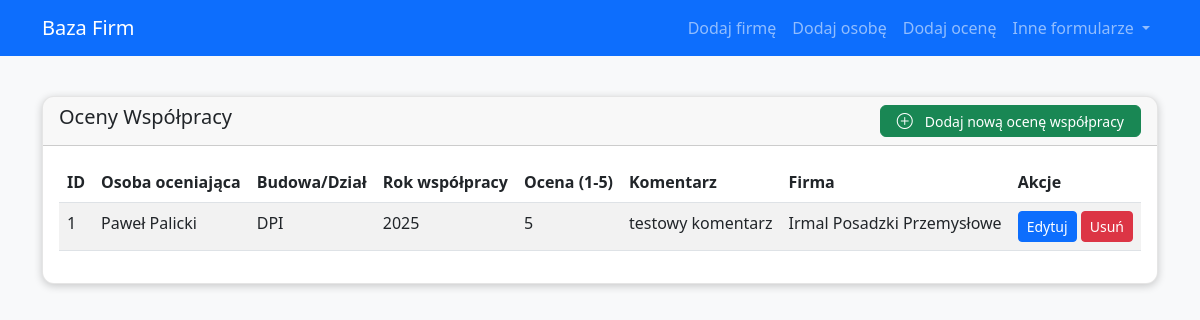
/ratings, run on an earlier commit of the app's database.
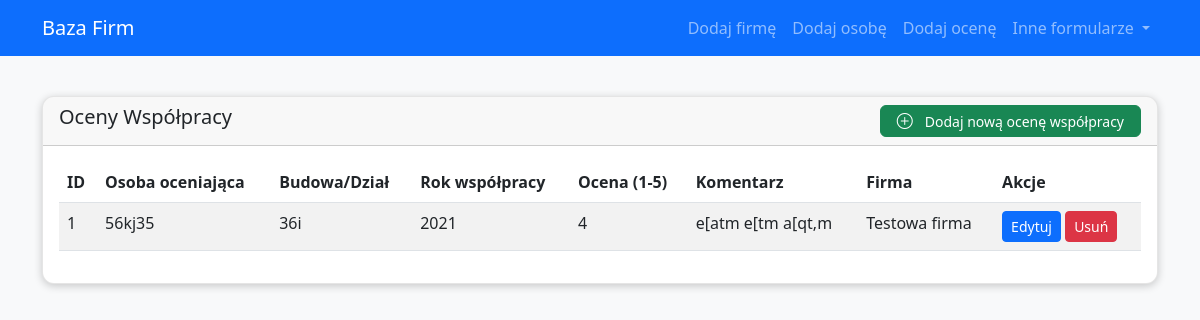
And on a later commit of the database.
### app/models.py (models this page shows)
class Oceny(db.Model):
    __tablename__ = 'OCENY'
    OCENY_ID = db.Column(db.Integer, primary_key=True)
    Osoba_oceniajaca = db.Column(db.Text)
    Budowa_Dzial = db.Column(db.Text)
    Rok_wspolpracy = db.Column(db.Integer)
    Ocena = db.Column(db.Integer)
    Komentarz = db.Column(db.Text)
    ID_FIRMY = db.Column(db.Integer, db.ForeignKey('FIRMY.ID_FIRMY'))

class Firmy(db.Model):
    __tablename__ = 'FIRMY'
    ID_FIRMY = db.Column(db.Integer, primary_key=True)
    Nazwa_Firmy = db.Column(db.Text)
    ID_FIRMY_TYP = db.Column(db.Text, db.ForeignKey('FIRMY_TYP.ID_FIRMY_TYP'))
    Strona_www = db.Column(db.Text)
    Uwagi = db.Column(db.Text)
    adresy = db.relationship('Adresy', backref='firma', lazy='dynamic')
    emails = db.relationship('Email', backref='firma', lazy='dynamic')
    telefony = db.relationship('Telefon', backref='firma', lazy='dynamic')
    osoby = db.relationship('Osoby', backref='firma', lazy='dynamic')
    oceny = db.relationship('Oceny', backref='firma', lazy='dynamic')
    firmy_specjalnosci = db.relationship('FirmySpecjalnosci', backref='firma', lazy='dynamic')
    firmy_obszar_dzialania = db.relationship('FirmyObszarDzialania', backref='firma', lazy='dynamic')

### app/routes.py (the view)
@main.route('/ratings')
def list_ratings():
    ratings = Oceny.query.all()
    return render_template('ratings.html', items=ratings, title='Oceny Współpracy')

### app/templates/ratings.html
{% extends 'base.html' %}
{% block content %}
<div class="row">
    <div class="col-12">
        <div class="card">
            <div class="card-header d-flex justify-content-between align-items-center">
                <h5 class="card-title">{{ title }}</h5>
                 <a href="{{ url_for('main.new_rating') }}" class="btn btn-success btn-sm">
                    <i class="bi bi-plus-circle"></i> Dodaj nową ocenę współpracy
                </a>
            </div>
            <div class="card-body">
                <table class="table table-striped">
                    <thead>
                        <tr>
                            <th>ID</th>
                            <th>Osoba oceniająca</th>
                            <th>Budowa/Dział</th>
                            <th>Rok współpracy</th>
                            <th>Ocena (1-5)</th>
                            <th>Komentarz</th>
                            <th>Firma</th>
                            <th>Akcje</th>
                        </tr>
                    </thead>
                    <tbody>
                        {% for item in items %}
                        <tr>
                            <td>{{ item.OCENY_ID }}</td>
                            <td>{{ item.Osoba_oceniajaca }}</td>
                            <td>{{ item.Budowa_Dzial }}</td>
                            <td>{{ item.Rok_wspolpracy }}</td>
                            <td>{{ item.Ocena }}</td>
                            <td>{{ item.Komentarz }}</td>
                            <td>{% if item.firma %}{{ item.firma.Nazwa_Firmy }}{% else %}Brak firmy{% endif %}</td>
                            <td>
                                <a href="{{ url_for('main.edit_rating', id=item.OCENY_ID) }}" class="btn btn-sm btn-primary">Edytuj</a>
                                <form action="{{ url_for('main.delete_rating', id=item.OCENY_ID) }}" method="POST" style="display: inline;">
                                    <button type="submit" class="btn btn-sm btn-danger" onclick="return confirm('Czy na pewno chcesz usunąć tę ocenę?');">Usuń</button>
                                </form>
                            </td>
                        </tr>
                        {% endfor %}
                    </tbody>
                </table>
            </div>
        </div>
    </div>
</div>
{% endblock %}

### app/templates/base.html (shortened to what this page needs)
<!DOCTYPE html>
<html lang="pl">
    <head>
        <link href="https://cdn.jsdelivr.net/npm/bootstrap@5.3.0-alpha1/dist/css/bootstrap.min.css" rel="stylesheet">
        <link href="https://cdn.jsdelivr.net/npm/bootstrap-icons@1.10.0/font/bootstrap-icons.css" rel="stylesheet">
        <link href="https://cdn.jsdelivr.net/npm/select2@4.1.0-rc.0/dist/css/select2.min.css" rel="stylesheet" />
        <link href="{{ url_for('static', filename='css/main.css') }}" rel="stylesheet">
    </head>
    <body>
        <nav class="navbar navbar-expand-md navbar-dark bg-primary fixed-top">
            <div class="container">
                <a class="navbar-brand" href="{{ url_for('main.index') }}">Baza Firm</a>
                <div class="collapse navbar-collapse" id="navbarNav">
                    <ul class="navbar-nav ms-auto">
                        <li class="nav-item">
                            <a class="nav-link" href="{{ url_for('main.new_company') }}">Dodaj firmę</a>
                        </li>
                        <li class="nav-item">
                            <a class="nav-link" href="{{ url_for('main.list_persons') }}">Dodaj osobę</a>
                        </li>
                        <li class="nav-item">
                            <a class="nav-link" href="{{ url_for('main.list_ratings') }}">Dodaj ocenę</a>
                        </li>
                        <li class="nav-item dropdown">
                            <a class="nav-link dropdown-toggle" href="#" id="navbarDropdown" role="button" data-bs-toggle="dropdown" aria-expanded="false">
                                Inne formularze
                            </a>
                        </li>
                    </ul>
                </div>
            </div>
        </nav>
        <div class="container pt-5 pb-4 mt-5">
            {% block content %}{% endblock %}
        </div>
    </body>
</html>

### app/static/css/main.css (style rules this page uses)
:root { --btn-primary-color: #0d6efd; --btn-secondary-color: #6c757d; --btn-success-color: #198754; --card-border-color: rgba(0, 0, 0, 0.1); }
body { background-color: #f8f9fa; position: relative; }
.nav-link { color: ofwhite; font-weight: 500; text-align: right; }
.card { border-radius: 12px; box-shadow: 0 2px 8px rgba(0, 0, 0, 0.2); margin-bottom: 1.5rem; border: 1px solid var(--card-border-color); overflow: hidden; transition: all 0.3s ease; }
.card-header .btn, .mobile-filter-content .btn { height: 32px; display: inline-flex; align-items: center; justify-content: center; gap: 0.5rem; font-weight: 500; border-radius: 0.375rem; transition: all 0.2s ease; padding: 0.375rem 0.75rem; }
.d-grid.gap-2.mt-4, .d-flex.justify-content-between { display: flex !important; flex-wrap: wrap; justify-content: space-between; gap: 8px; }
.btn .bi { font-size: 1rem; margin-right: 0.25rem; }
.d-flex.justify-content-between .btn { min-width: 150px; padding: 0.5rem 1rem; font-weight: 500; display: inline-flex; align-items: center; justify-content: center; gap: 0.5rem; }
.bi { font-size: 1rem; line-height: 1; vertical-align: middle; }

What changed in the data, as far as the page shows it:
changed Oceny id 1: Osoba_oceniajaca "Paweł Palicki" → "56kj35"; Budowa_Dzial "DPI" → "36i"; Rok_wspolpracy "2025" → "2021"; Ocena "5" → "4"; Komentarz "testowy komentarz" → "e[atm e[tm a[qt,m"; firma.Nazwa_Firmy "Irmal Posadzki Przemysłowe" → "Testowa firma"
